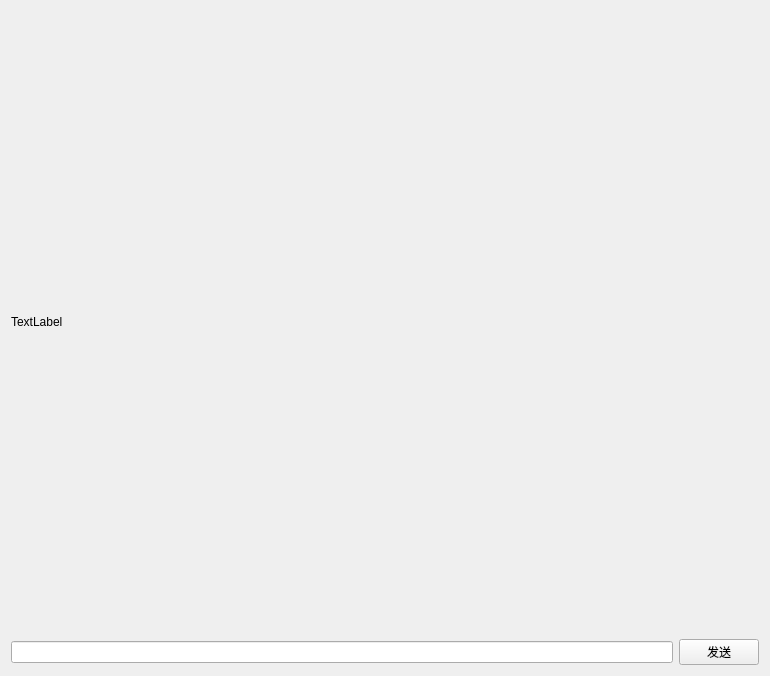
<?xml version="1.0" encoding="UTF-8"?>
<ui version="4.0">
 <class>Widget</class>
 <widget class="QWidget" name="Widget">
  <property name="geometry">
   <rect>
    <x>0</x>
    <y>0</y>
    <width>770</width>
    <height>676</height>
   </rect>
  </property>
  <property name="windowTitle">
   <string>Widget</string>
  </property>
  <layout class="QGridLayout" name="gridLayout">
   <item row="1" column="0">
    <widget class="QLineEdit" name="lineEdit"/>
   </item>
   <item row="1" column="1">
    <widget class="QPushButton" name="pushButton">
     <property name="text">
      <string>发送</string>
     </property>
    </widget>
   </item>
   <item row="0" column="0" colspan="2">
    <widget class="QLabel" name="label">
     <property name="text">
      <string>TextLabel</string>
     </property>
    </widget>
   </item>
  </layout>
 </widget>
 <layoutdefault spacing="6" margin="11"/>
 <resources/>
 <connections/>
</ui>
